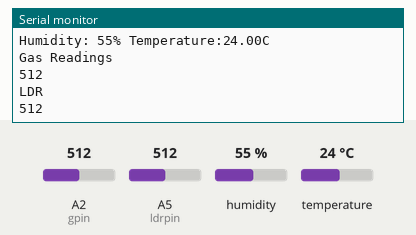
The sketch below on a simulated Arduino Uno, built with avr-gcc and run on an emulated ATmega328P. On the bench: the last lines printed to the serial monitor. The test bench sets the inputs (shaded band); at power-on: A2 (gpin) = 512, A5 (ldrpin) = 512, humidity 55 %, temperature 24 °C. No radio packets arrive unless stated.

Above: at 3.4 s.
3.5 s: A2 (gpin) set to 106
At 4.8 s:
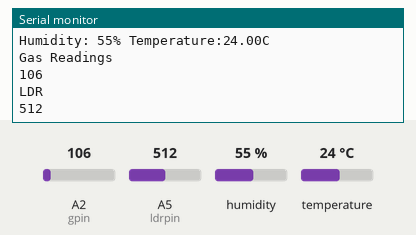
9.8 s: A2 (gpin) set to 89
At 10.7 s:
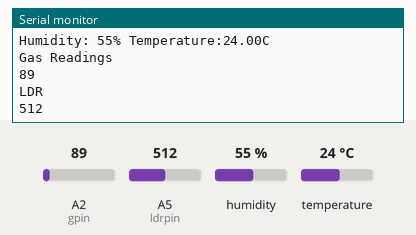
Timing chart, 0 to 12.8 s (numbered marks = the images above; inputs shaded):
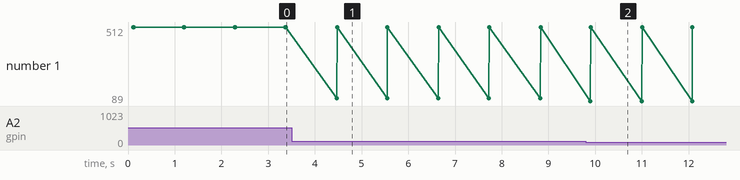

The sketch:

Sensor_readings.ino
```cpp
#include<SPI.h>
#include <LoRa.h>
#include "DHT.h"
#define DHTPIN A0
#define DHTTYPE DHT11
DHT dht(DHTPIN, DHTTYPE);
int gpin = A2;
const int ldrpin = A5;
int gsvalue;
int hum;
float temp; //Stores temperature value

void setup() {
  Serial.begin(9600);
  dht.begin();
  pinMode(A5, INPUT);
  pinMode(gpin, INPUT);
  while (!Serial);
  Serial.println("LoRa Sender");

  if (!LoRa.begin(433E6)) {
    Serial.println("Starting LoRa failed!");
    while (1);
  }
}

void loop()
{
  temp = dht.readTemperature();
  hum = dht.readHumidity();
  int ldr = analogRead(ldrpin);
  gsvalue = analogRead(gpin);
  Serial.println("Sending packet: ");

  // send packet
  LoRa.beginPacket();
  LoRa.print("Humidity %: ");
  LoRa.print(hum);
  LoRa.print(" Temperature C: ");
  LoRa.print(temp);
  LoRa.print(" Gas Readings: ");
  LoRa.print(gsvalue);
  LoRa.print(" LDR status: ");
  LoRa.print(ldr);


  Serial.print("Humidity: ");
  Serial.print(hum);
  Serial.print("%");
  Serial.print(" Temperature:");
  Serial.print(temp);
  Serial.println("C");
  Serial.println("Gas Readings");
  Serial.println(gsvalue);
  Serial.println("LDR");
  Serial.println(ldr);

  LoRa.endPacket();
  delay(1000);
}
```

Measured:
- after the input at 3.5 s, the serial monitor: prints a new line after 0.97 s (image 1)
- after the input at 9.8 s, the serial monitor: prints a new line after 0.10 s (image 2)
